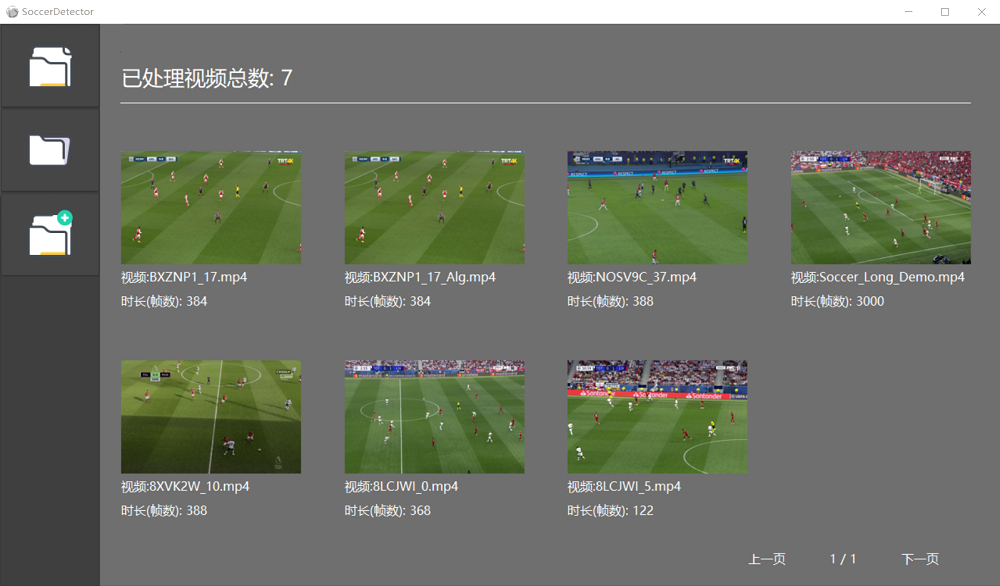
#> input picture assets/client.png, 1000 x 586 px, given as the content of the folder C:/Users/luyu-fan/Desktop/pos_samples, which was not available
$ python hogbank_gennerator.py
#> lines starting #> are read from the running program, lines starting #| are printed output that depends on the picture; pictures that were not available may be replaced by others from this repository, and a replacement may not be noted
### lib/interprocess/hog.py
"""
根据图像标注数据集提取足球HOG特征作为比对库
"""
import cv2

class HOGProcess:
    """
    利用cv2计算图像的HOG特征
    """
    win_size = (16, 16)
    block_size = (8, 8)
    block_stride = (2, 2)
    cell_size = (4, 4)
    n_bins = 9
    hog_descriptor = cv2.HOGDescriptor(win_size, block_size, block_stride, cell_size, n_bins)

    locations = ((10, 10), (30, 30), (50, 50), (70, 70),  (90, 90),  (110, 110),  (130, 130),  (150, 150),  (170, 170),  (190, 190))
    win_stride = (2, 2)
    padding = (2, 2)

    fixed_sample_size = (32, 32)

    @staticmethod
    def compute(image):
        """
        计算HOG特征
        """
        # 灰度转换
        gray_image = cv2.cvtColor(image, cv2.COLOR_BGR2GRAY)
        gray_image = cv2.resize(gray_image, HOGProcess.fixed_sample_size, cv2.INTER_CUBIC)
        hist = HOGProcess.hog_descriptor.compute(gray_image, HOGProcess.win_stride, HOGProcess.padding)
        return hist

### hogbank_gennerator.py
"""
构建HOG特征库
"""
# move the script to root dir when running

import cv2, os
import numpy as np
import pickle

import lib.interprocess.hog as hog


# [7 lines left out: function picking_samples, not called in this run]

def generate_ball_hog_bank():
    """
    生成HOG特征库
    """
    root = r"C:\Users\luyu-fan\Desktop\pos_samples"
    hog_features = []
    for img_name in os.listdir(root):
        img = cv2.imread(os.path.join(root, img_name))
#> img is the input picture: shape (586, 1000, 3); mean B, G, R 103.3, 114.8, 110.1
        hist = hog.HOGProcess.compute(img).reshape((-1, ))
#> in compute, `gray_image = cv2.cvtColor(image, cv2.COLOR_BGR2GRAY)`:
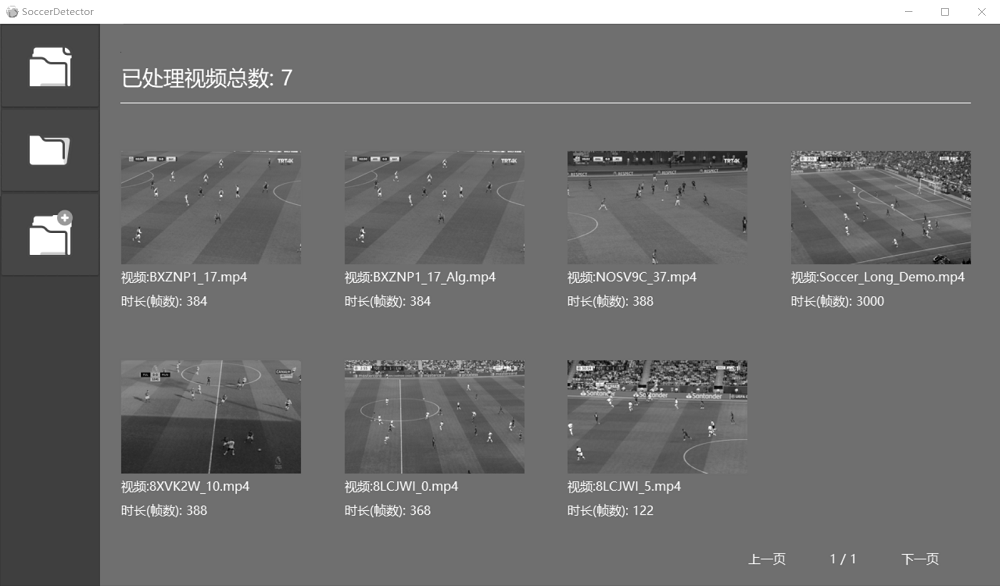
#> gray_image: shape (586, 1000); min 0, max 255, mean 112.1
#> in compute, `gray_image = cv2.resize(gray_image, HOGProcess.fixed_sample_size, cv2...`:
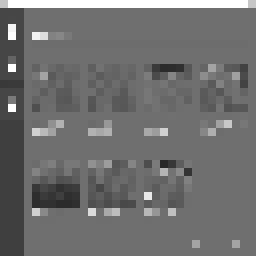
#> gray_image: shape (32, 32) (shown 8 times larger); min 39, max 255, mean 110.9
        hog_features.append(hist)
    return np.array(hog_features)

# [42 lines left out: function verify, not called in this run]

    # 在当前的设置下 28可以作为阈值


if __name__ == "__main__":


    hog_bank = generate_ball_hog_bank()

    with open("hog_bank.pkl", mode="wb") as f:
        pickle.dump(hog_bank, f)

    pos1 = cv2.imread("pos.jpg")
    pos1_hist = hog.HOGProcess.compute(pos1).reshape((1, -1))
    pos2 = cv2.imread("pos2.jpg")
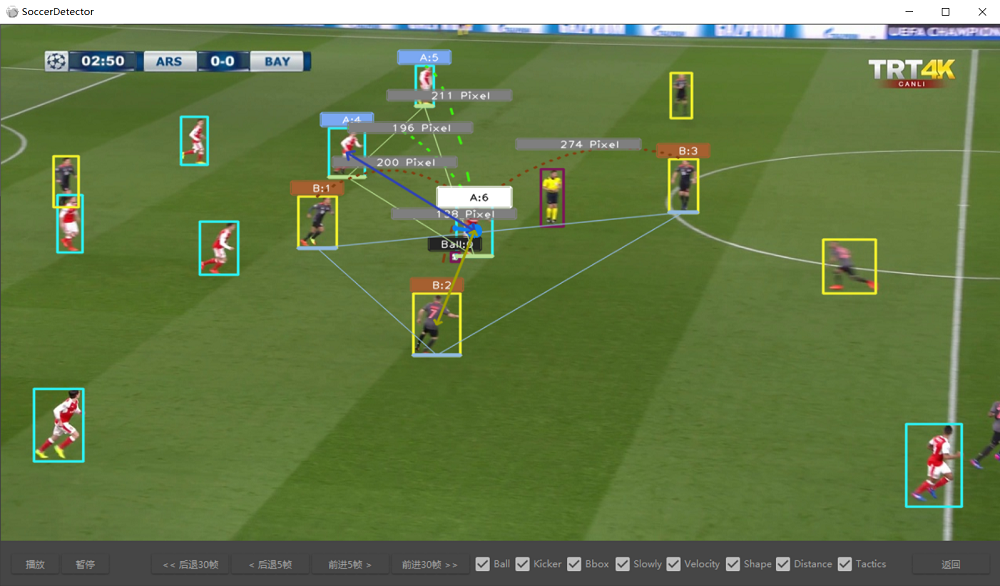
#> input picture assets/display.png, 1000 x 586 px, given in place of pos2.jpg, which was not available
#> pos2 is the input picture: shape (586, 1000, 3); mean B, G, R 70.9, 121.1, 101.1
    pos2_hist = hog.HOGProcess.compute(pos2).reshape((1, -1))
#> in compute (call 3), `gray_image = cv2.cvtColor(image, cv2.COLOR_BGR2GRAY)`:
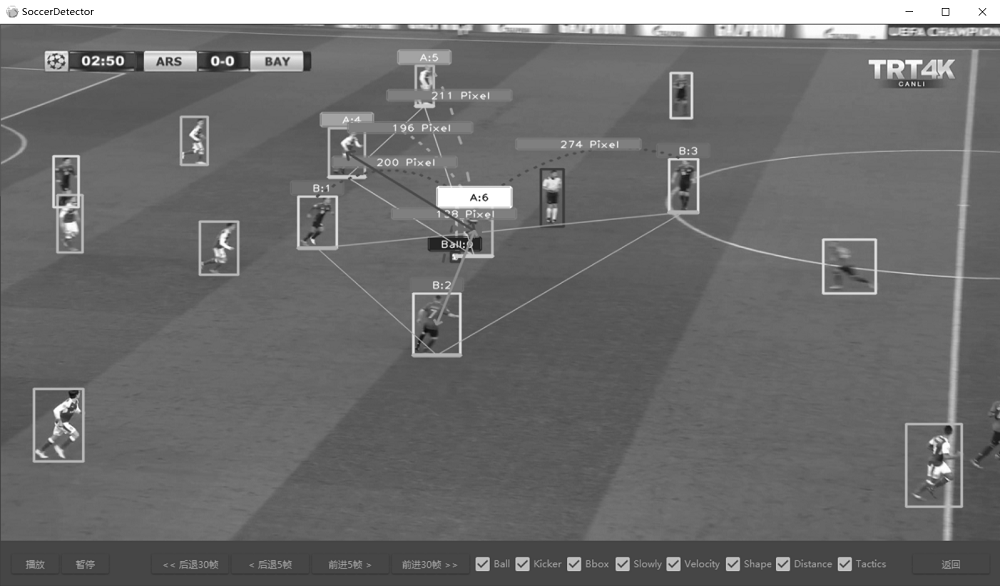
#> gray_image: shape (586, 1000); min 0, max 255, mean 109.4
#> in compute (call 3), `gray_image = cv2.resize(gray_image, HOGProcess.fixed_sample_size, cv2...`:
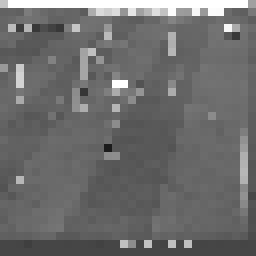
#> gray_image: shape (32, 32) (shown 8 times larger); min 27, max 255, mean 108.7
    pos3 = cv2.imread("pos3.jpg")
    pos3_hist = hog.HOGProcess.compute(pos3).reshape((1, -1))
    pos4 = cv2.imread("pos4.jpg")
#> (the run stopped early here; a loop or call above may not have finished)
